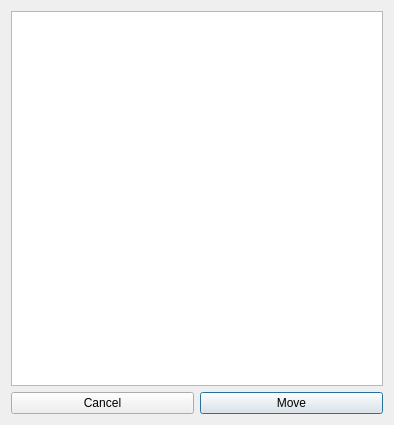
<?xml version="1.0" encoding="UTF-8"?>
<ui version="4.0">
 <class>glaxnimate::gui::ShapeParentDialog</class>
 <widget class="QDialog" name="ShapeParentDialog">
  <property name="geometry">
   <rect>
    <x>0</x>
    <y>0</y>
    <width>394</width>
    <height>425</height>
   </rect>
  </property>
  <property name="windowTitle">
   <string>Destination</string>
  </property>
  <layout class="QVBoxLayout" name="verticalLayout">
   <item>
    <widget class="QTreeView" name="view_document_node">
     <property name="selectionMode">
      <enum>QAbstractItemView::ExtendedSelection</enum>
     </property>
     <attribute name="headerVisible">
      <bool>false</bool>
     </attribute>
     <attribute name="headerMinimumSectionSize">
      <number>32</number>
     </attribute>
     <attribute name="headerDefaultSectionSize">
      <number>32</number>
     </attribute>
     <attribute name="headerStretchLastSection">
      <bool>false</bool>
     </attribute>
    </widget>
   </item>
   <item>
    <layout class="QHBoxLayout" name="horizontalLayout">
     <item>
      <widget class="QPushButton" name="pushButton">
       <property name="text">
        <string>Cancel</string>
       </property>
       <property name="icon">
        <iconset theme="dialog-cancel">
         <normaloff>.</normaloff>.</iconset>
       </property>
      </widget>
     </item>
     <item>
      <widget class="QPushButton" name="pushButton_2">
       <property name="text">
        <string>Move</string>
       </property>
       <property name="icon">
        <iconset theme="dialog-ok">
         <normaloff>.</normaloff>.</iconset>
       </property>
       <property name="default">
        <bool>true</bool>
       </property>
      </widget>
     </item>
    </layout>
   </item>
  </layout>
 </widget>
 <tabstops>
  <tabstop>view_document_node</tabstop>
  <tabstop>pushButton_2</tabstop>
  <tabstop>pushButton</tabstop>
 </tabstops>
 <resources/>
 <connections>
  <connection>
   <sender>pushButton</sender>
   <signal>clicked()</signal>
   <receiver>ShapeParentDialog</receiver>
   <slot>reject()</slot>
   <hints>
    <hint type="sourcelabel">
     <x>46</x>
     <y>287</y>
    </hint>
    <hint type="destinationlabel">
     <x>60</x>
     <y>140</y>
    </hint>
   </hints>
  </connection>
  <connection>
   <sender>pushButton_2</sender>
   <signal>clicked()</signal>
   <receiver>ShapeParentDialog</receiver>
   <slot>accept()</slot>
   <hints>
    <hint type="sourcelabel">
     <x>153</x>
     <y>287</y>
    </hint>
    <hint type="destinationlabel">
     <x>187</x>
     <y>140</y>
    </hint>
   </hints>
  </connection>
  <connection>
   <sender>view_document_node</sender>
   <signal>clicked(QModelIndex)</signal>
   <receiver>ShapeParentDialog</receiver>
   <slot>select(QModelIndex)</slot>
   <hints>
    <hint type="sourcelabel">
     <x>154</x>
     <y>74</y>
    </hint>
    <hint type="destinationlabel">
     <x>187</x>
     <y>87</y>
    </hint>
   </hints>
  </connection>
  <connection>
   <sender>view_document_node</sender>
   <signal>doubleClicked(QModelIndex)</signal>
   <receiver>ShapeParentDialog</receiver>
   <slot>select_and_accept(QModelIndex)</slot>
   <hints>
    <hint type="sourcelabel">
     <x>75</x>
     <y>41</y>
    </hint>
    <hint type="destinationlabel">
     <x>187</x>
     <y>39</y>
    </hint>
   </hints>
  </connection>
 </connections>
 <slots>
  <slot>select(QModelIndex)</slot>
  <slot>select_and_accept(QModelIndex)</slot>
 </slots>
</ui>
